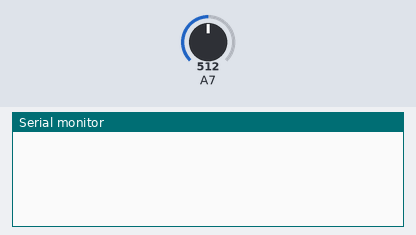
A sketch run on a simulated Arduino Uno, built with avr-gcc and run on an emulated ATmega328P. Shown: the last lines printed to the serial monitor. The inputs (shaded band) are chosen by the test bench; at power-on: A7 = 512.

Above: at 1.8 s.
1.9 s: A7 set to 539
At 3.2 s:
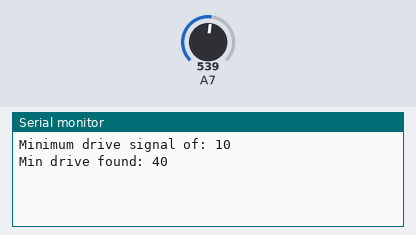
3.5 s: A7 set to 11
At 4.8 s:
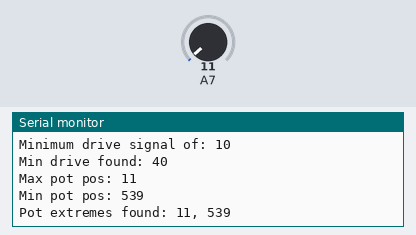

Measured:
- the behaviour switches between 521 and 522 on A7 (found by bisection; images 0 and 1)
- after the input at 1.9 s, the serial monitor: prints a new line after 0.10 s (image 1)
- after the input at 3.5 s, the serial monitor: prints a new line after 0.50 s (image 2)

The sketch:

Ewaste_Servo.ino
```cpp
#include "EWServo.h"


//two drive input pins and the feedback pin
EWServo servo = EWServo(23, 22, 21);

void setup() {

  Serial.begin(115200);
  delay(1000);
  servo.setPIDGains(1.0, 3.138, 0.006); // this line is needed to define the behaviour of the controller
  servo.autoCalibrate(); //This will automatically determine the minimum drive signal needed and calibrate the limits of the potentiometer
  //to get the servo to start working these are the only two functions that need to be called
  //However, this process can also be done manually to give total control over the servo

  //servo.setDrive(180,400);
  //Serial.println(servo.testMinDriveSignal());
  //Serial.println(servo.testSpeed(140));

  //servo.testPositionControl(90);
  //servo.testAnalogExtremes(220);

}


//simple example
void loop() {
  delay(2000);
  while(!servo.write(180)){}
  LOGN("---180---");
  delay(2000);
  LOGN("---90----");
  while(!servo.write(90)){}
  delay(2000);
  while(!servo.write(0)){}
  LOGN("---0---");
}
```

EWServo.cpp
```cpp
#include "EWServo.h"

EWServo::EWServo(int in1, int in2, int out) {
  input1 = in1;
  input2 = in2;
  feedback = out;
  pinMode(input1, OUTPUT);
  pinMode(input2, OUTPUT);
  pinMode(feedback, INPUT);
  this->setAll();
}


void EWServo::setLims(int min, int max) {
  min_servo = min;
  max_servo = max;
}

void EWServo::setTolerance(int tol) {
  tolerance = tol;
}


void EWServo::setAll(int min, int max, int tol) {
  setLims(min, max);
  setTolerance(tol);
}

//sets the gains of the internal PID
void EWServo::setPIDGains(float kp, float ki, float kd) {
  pid = new internalPID(kp, ki, kd);
}

void EWServo::setDriveLims(int min, int max) {
  pid->setSaturation(min, max);
}

void EWServo::setAnalogLims(int min, int max){
  max_analog = max;
  min_analog = min;
}

void EWServo::autoCalibrate() {
  int *ex;
  int min_d = testMinDriveSignal() + 30; // +30 is a buffer to ensure motion
  LOGN("Min drive found: " + String(min_d));
  ex = testAnalogExtremes(min_d + 20);
  max_analog = *(ex + 0);
  min_analog = *(ex + 1);
  setDriveLims(min_d , min_d + 250);
  LOGN("Pot extremes found: " + String(max_analog) + ", " + String(min_analog));
}


int* EWServo::testAnalogExtremes(int drive) {
  //drive for a little check if the change in pot is meaningful then go the same in the other direction
  bool min_found = false;
  bool max_found = false;
  static int extremes[2];
  while (!min_found || !max_found) {
    driveStop();
    float start = micros() / 1000000.0f;
    float current = 0.0f;
    int start_pos = analogRead(feedback);
    //delay(1000);
    while (current - start < 0.5f) {
      pot_pos = analogRead(feedback);
      current = micros() / 1000000.0f;
      if (min_found) {
        drivePos(drive);
      } else {
        driveNeg(drive);
      }
    }
    //from testing a change of 6 is only possible if the servo has moved enough
    if (abs(start_pos - pot_pos) < 6) {
      if (min_found) {
        max_found = true;
        extremes[0] = pot_pos;
      } else {
        delay(1000);
        min_found = true;
        extremes[1] = pot_pos;
      }
    }
  }
  driveStop();
  LOGN("Max pot pos: " + String(extremes[0]));
  LOGN("Min pot pos: " + String(extremes[1]));
  return extremes;
}


void EWServo::testPositionControl(int pos) {
  int hits = 0;
  while (hits < 100) {
    float current = micros() / 1000000.0f;
    Serial.print(current, 5);
    LOG(",");
    LOGN(analogRead(feedback));
    if (write(pos)) {
      hits++;
    }
  }
  write(pos);
  LOGN("TEST COMPLETE");
}


int EWServo::testMinDriveSignal() {
  int start_pos = analogRead(feedback);
  pot_pos = start_pos;
  int i = 0;
  while (abs(start_pos - pot_pos) < 10) {
    i++;
    pot_pos = analogRead(feedback);
    driveNeg(i);
    delay(100);
  }
  driveStop();
  LOGN("Minimum drive signal of: " + String(i));
  min_drive = i + 20; //plus 20 is a buffer to ensure drive will always move the servo
  return i;
}


float EWServo::testSpeed(int drive) {
  // delay(1000);
  float start = micros() / 1000000.0f;
  float current = 0.0f;
  pot_pos = analogRead(feedback);
  int start_pos = pot_pos;
  while (pot_pos > min_analog + 5) {
    digitalWrite(input1, LOW);
    pot_pos = analogRead(feedback);
    analogWrite(input2, min_drive + 80);
    current = micros() / 1000000.0f;
  }
  //  LOGN("From " + String(start_pos));
  //  LOG("Rotation took(seconds): ");
  //  Serial.println(current - start, 9);
  driveStop();
  return current - start;
}


bool EWServo::write(int pos) {
  pot_pos = analogRead(feedback);
  pos = map(pos, min_servo, max_servo, min_analog + tolerance, max_analog - tolerance);
  if (checkBounds(pos, pot_pos)) {
    return false;
  }
  if (pot_pos < pos + tolerance && pot_pos > pos - tolerance) {
    driveStop();
    pid->clearIntegral();
    return true;
  }
  pid->setSetpoint(pos);
  auto out = pid->update(pot_pos);
  //LOGN(out);
  if (out < 0) {
    driveNeg(abs(out));
  }
  if (out > 0) {
    drivePos(abs(out));
  }
  //driveStop();
  return false;
}

//Checks if the position request is within the servos range
bool EWServo::checkBounds(int pos, int pot_pos) {
  if (pos < min_analog + tolerance || pos > max_analog - tolerance) {
    driveStop();
    Serial.println("ERROR: Position request out of bounds");
    return true;
  } else {
    return false;
  }
}

//drives the Servo in the positive direction
void EWServo::drivePos(int power) {
  digitalWrite(input2, LOW);
  analogWrite(input1, power);
}


void EWServo::driveStop() {
  digitalWrite(input1, LOW);
  analogWrite(input2, 0);
}

//drives the Servo in the negative direction
void EWServo::driveNeg(int power) {
  digitalWrite(input1, LOW);
  analogWrite(input2, power);
}
```

EWServo.h
```cpp
#include <Wire.h>
#include "internalPID.h"

//These are just used internally because typing out serial.println takes forever
#define LOGN(x) Serial.println(x);
#define LOG(x) Serial.print(x);
#define PLOT(name,x) {Serial.print(String(name) + ":"); Serial.print(x); Serial.print("\t");}
#define ENDPLOT() {Serial.println();}

class EWServo {
  public:
    EWServo(int in1, int in2, int out); //sets the pins
    int* testAnalogExtremes(int drive); // automatically finds the max and min potentiometer positions
    bool write(int pos); //input is a position in degrees
    void setLims(int min, int max); //sets servo limits (defaults to 0 and 180 like most servos, but if the potentiometer
    void setTolerance(int tol); //determines the acceptable range for a desired position
    void setAll(int min = 0, int max = 180, int tol = 8); //sets all the values in one function defaults to these values
    void drivePos(int power); //drives servo in the positive direction
    void driveNeg(int power); //drives servo in the negative direction
    int testMinDriveSignal(); //finds the minimum signal to overcome friction etc
    void testPositionControl(int pos); //There's a weird bug in this where it will not maintain position unless its told to hold it infinitely...
    void setPIDGains(float kp = 0.1f, float ki = 0.1f, float kd = 0.1f);
    void setDriveLims(int min, int max); //sets the min and max drive signal allowed for the servo, varies dramatically based on the driver used
    void setAnalogLims(int min, int max);
    float testSpeed(int drive); //times servo motion from a starting position to near the minimum analog
    void autoCalibrate(); //Automatically finds the minimum driving force and the potentiometer limits
    void driveStop(); //stops driving the servo
    int min_analog;
    int max_analog;
  private:
    int input1;
    int input2;
    int feedback;
    int pot_pos;
    int servo_pos;
    int min_servo;
    int max_servo;
    int tolerance;
    int min_drive;
    int max_drive;
    int drive;
    bool checkBounds(int pos, int pot_pos);
    unsigned int count;
    internalPID* pid;
};
```

internalPID.h
```cpp
//Simple integer based PID for the internal control loop
class internalPID {
  public:
    internalPID(float Kp, float Ki, float Kd) {
      this->Kp = Kp;
      this->Kd = Kd;
      this->Ki = Ki;
    }
    void clearIntegral() {
      error_integral = 0.0f;
    }
    void setSetpoint(int setpoint) {
      this->setpoint = setpoint;
    }
    void setSaturation(int min, int max) {
      min_out = min;
      max_out = max;
    }
    int update(int input) {
      current_time = micros();
      float del_t = (current_time - previous_time) / 1000000.0f;
      int error = setpoint - input;
      error_integral += float(error) * del_t;
      float del_error = (error - error_last) / del_t;
      int out = int(Kp * error + Ki * error_integral + Kd * del_error);
      error_last = error;
      previous_time = current_time;
      auto s = SIGN(out);
      out = CLAMP(abs(out), min_out, max_out);
      return s * out;
    }
  private:
    template <typename S> S CLAMP(const S value, const S low, const S high) {
      return value < low ? low : (value > high ? high : value);
    }
    template <typename S> S SIGN(S value) {
      return value < 0 ? static_cast<S>(-1) : static_cast<S>(1);
    }
    float Kp = 0.0f;
    float Kd = 0.0f;
    float Ki = 0.0f;
    int min_out = 0;
    int max_out = 0;
    int setpoint = 0;
    float output = 0;
    float error_integral = 0;
    float error_last = 0;
    unsigned long current_time = 0.0;
    unsigned long previous_time = 0.0;

};
```
